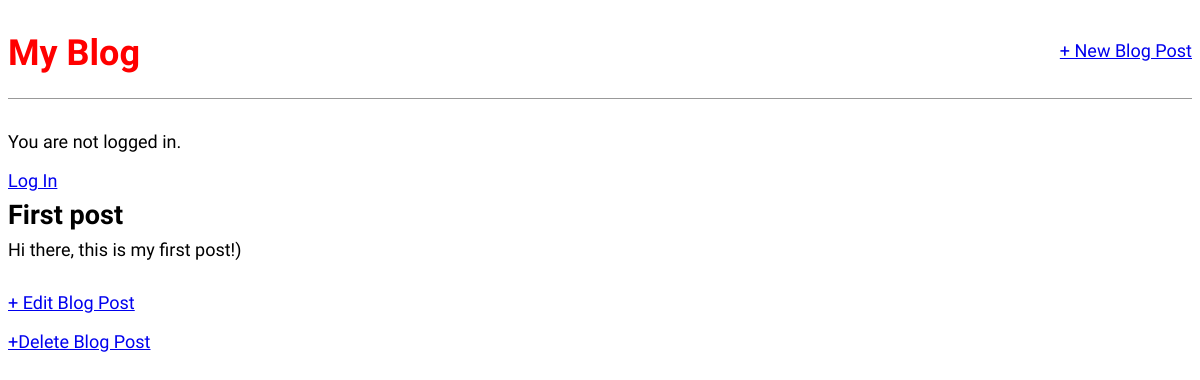
/post/1/, run on an earlier commit of the app's database.
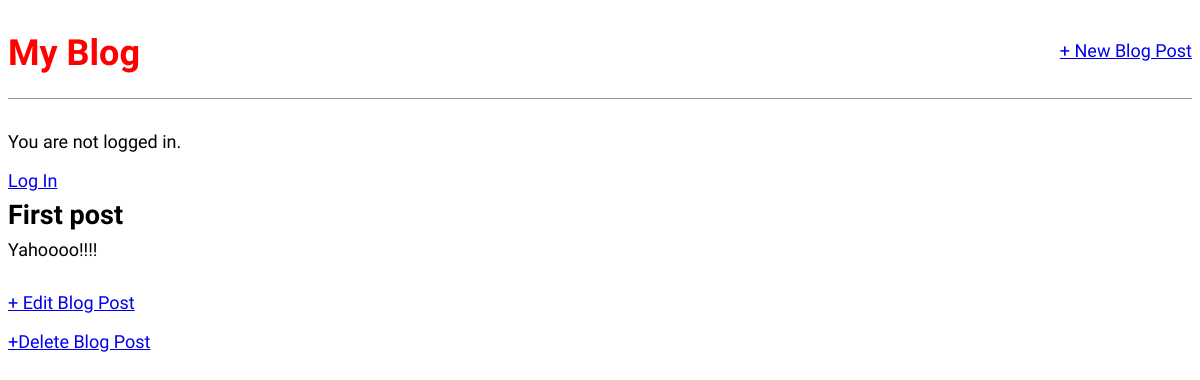
And on a later commit of the database.
### blog/models.py (models this page shows, shortened)
class Post(models.Model):
	title = models.CharField(max_length=200)
	author = models.ForeignKey(
		'auth.User',
		on_delete = models.CASCADE,
		)
	body = models.TextField()

### blog/views.py (the view)
class BlogDetailView(DetailView):
	model = Post
	template_name = 'post_detail.html'

### templates/post_detail.html
{% extends "base.html" %}
{% block content %}
	<div class = "post-entry">
		<h2>{{ post.title }}</h2>
		<p>{{ post.body }}</p>
	</div>
	<p><a href="{%  url 'post_edit' post.pk %}">+ Edit Blog Post</a></p>
	<p><a href="{% url 'post_delete' post.pk%}"> +Delete Blog Post</a></p>
{% endblock content %}

What changed in the data, as far as the page shows it:
changed Post "First post": body "Hi there, this is my first post!)" → "Yahoooo!!!!"
